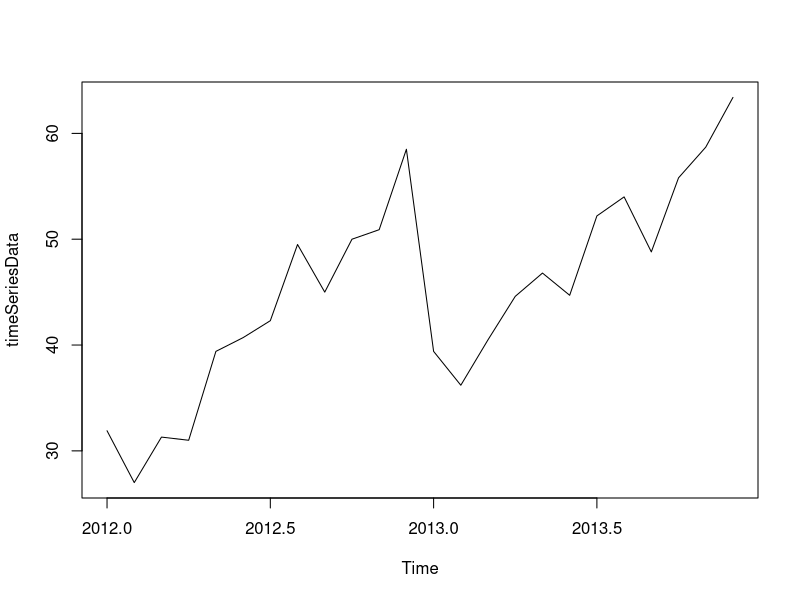
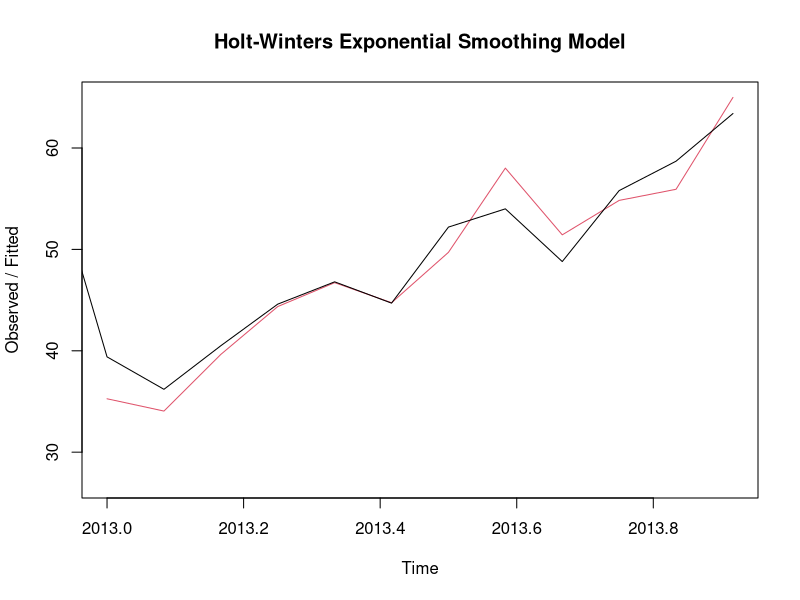
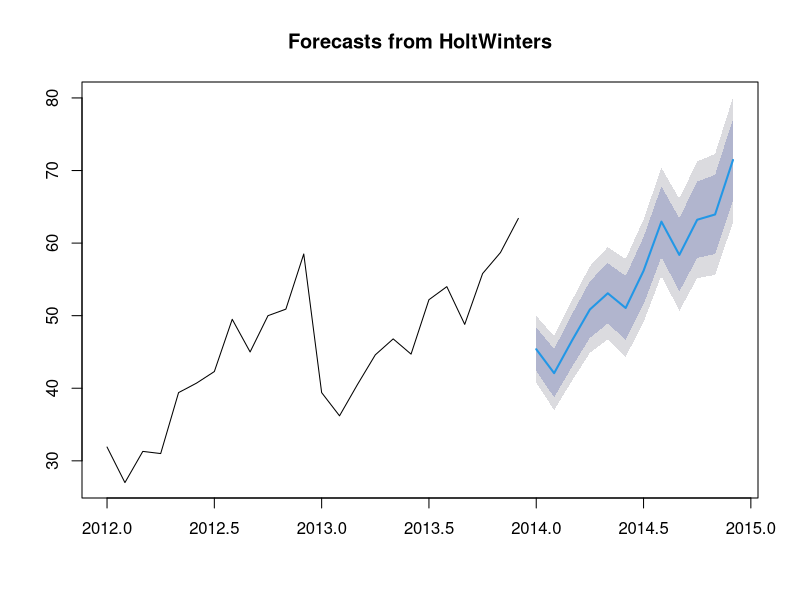

These charts were generated, in order, by the following R code:
## ---- chunk 1
knitr::opts_chunk$set(echo = TRUE)
## ---- chunk 2
# Name: Skylar Walsh
# Professor: Lingyao Li
# Course: LIS4273.002
# Date: 4/08/2025

# 'Question A'
# The table below represents charges for a student credit card. 
## ---- chunk 3
# A1. Construct a time series plot using R.

# Create the data for the charges for a student credit card.
chargeMonths <- c("Jan","Feb","March","Apr","May","Jun","Jul","Aug","Sep","Oct",
                  "Nov","Dec")
year2012charges <- c(31.9,27,31.3,31,39.4,40.7,42.3,49.5,45,50,50.9,58.5)

year2013charges <- c(39.4,36.2,40.5,44.6,46.8,44.7,52.2,54,48.8,55.8,58.7,63.4)

# Combine the year data
charges <- c(year2012charges, year2013charges)

# Create a time series object for the data
timeSeriesData <- ts(charges, start = c(2012, 1), frequency = 12)
timeSeriesData

# Begin the time series plot to show a time series regression
plot.ts(timeSeriesData)


# A2. Employ the Exponential Smoothing Model as outlined in Avril Voghlan's 
# notes and report the statistical  outcome.

# Apply exponential smoothing using the HoltWinters() function and print the
# required smoothing parameters
holtWintersModel <- HoltWinters(timeSeriesData)
holtWintersModel

# Plot the fitted model in addition to Exponential Smoothing
plot(holtWintersModel, main = "Holt-Winters Exponential Smoothing Model")

# Print a summary of the HoltWinters model
summary(holtWintersModel)


# A3. Provide a discussion on the time series and Exponential Smoothing Model 
# result you led to.

# Load the "forecast" library
library(forecast)

# Forecast the next 12 months
forecastHoltWinters <- forecast(holtWintersModel, h = 12)
forecastHoltWinters

# Plot the 12 month forecast
plot(forecastHoltWinters)

# Here is the discussion:

# The time series plot shows a steady increase in student credit card changes
# over almost a three year period. Using the Holt-Winters exponential smoothing
# model, the trend and seasonal components are accurately presented. The model
# fits the data well, as seen in the plot, and the forecast suggests that a
# continued upward trend in charges over the next twelve months will occur.
# This is indicating constant growth that does not change, possibly due to 
# the increased student expenses and even more lengthy economic trends.


